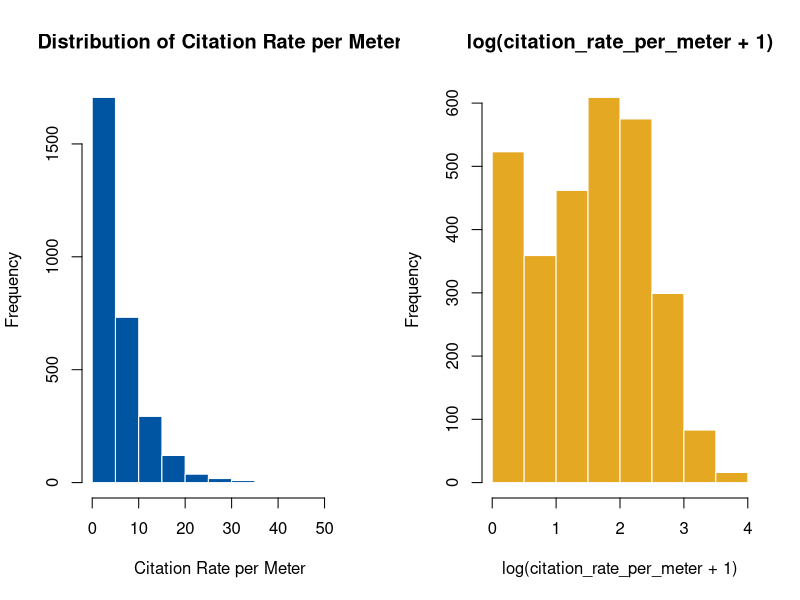
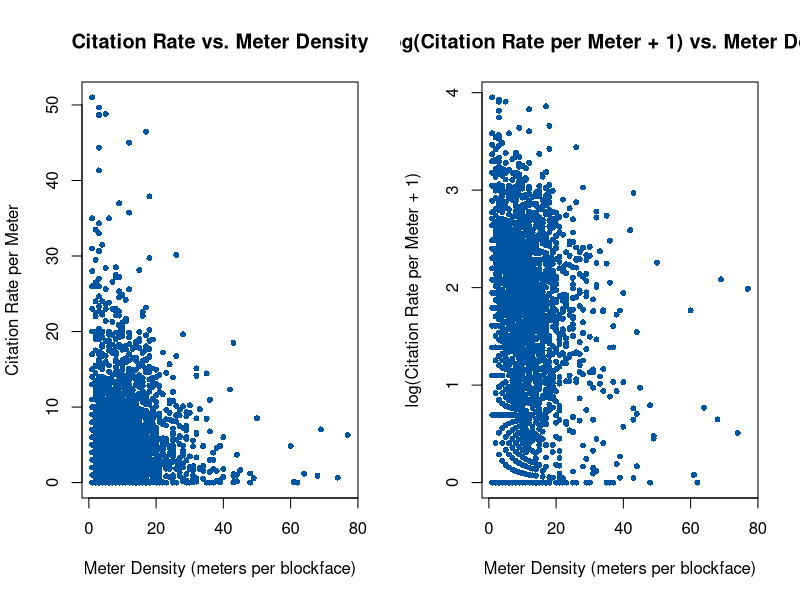

Here is the R script that generated these plots, in order:
library(readr)
library(dplyr)

blockfaces <- read_csv("blockface_regression_dataset_2025.csv")

sjsu_blue <- "#0055A2"
sjsu_gold <- "#E5A823"
sjsu_gray <- "#939597"
sjsu_darkgray <- "#53565A"

# Histograms side by side
par(mfrow = c(1, 2))
hist(blockfaces$citation_rate_per_meter,
     main = "Distribution of Citation Rate per Meter",
     xlab = "Citation Rate per Meter",
     col = sjsu_blue,
     border = "white")
hist(blockfaces$log_rate,
     main = "log(citation_rate_per_meter + 1)",
     xlab = "log(citation_rate_per_meter + 1)",
     col = sjsu_gold,
     border = "white")

# Scatter plots side by side
par(mfrow = c(1, 2))
plot(
  blockfaces$meter_count,
  blockfaces$citation_rate_per_meter,
  col = sjsu_blue,
  pch = 16,
  cex = 0.8,
  xlab = "Meter Density (meters per blockface)",
  ylab = "Citation Rate per Meter",
  main = "Citation Rate vs. Meter Density"
)
plot(
  blockfaces$meter_count,
  blockfaces$log_rate,
  col = sjsu_blue,
  pch = 16,
  cex = 0.8,
  xlab = "Meter Density (meters per blockface)",
  ylab = "log(Citation Rate per Meter + 1)",
  main = "log(Citation Rate per Meter + 1) vs. Meter Density"
)